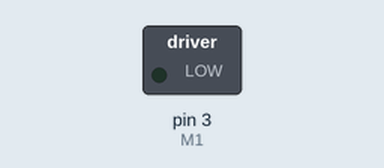
Recording of a sketch running on a simulated Arduino Uno, built with avr-gcc and run on an emulated ATmega328P. Shown: switched loads named in the sketch (green lamp = pin HIGH). Sleep ends after the set time or at an interrupt; what the sketch prints to the serial monitor is not drawn. At 7.0 s the program stops and its outputs stay as they are.

Above: at 0.1 s.
At 1.1 s:
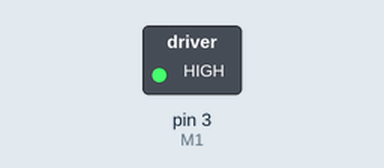
Timing chart, 0 to 7.5 s (numbered marks = the images above):
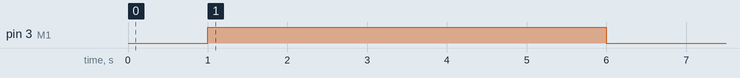

The sketch:

Solar-irrigation.ino
```cpp
//#        Motor A  ->  Screw terminal close to E1 driver pin
// #        Motor B  ->  Screw terminal close to E2 driver pin
// #
// # Note: You should connect the GND pin from the DF-MD v1.3 to your MCU controller. They should share the GND pins.
// #

#include <avr/sleep.h>
#include <avr/power.h>
#include <avr/wdt.h>

int M1 = 3;
int flag_One=0;

void setup()
{
    pinMode(M1, OUTPUT);
    Serial.begin(9600);
    flag_One=0;
}

void loop()
{

  // put your main code here, to run repeatedly:
    if(flag_One==0)
    {
      int data_water=analogRead(A0);
      Serial.println(data_water);
      delay(1000);
      flag_One=1;

      if(data_water>500)
        {
        analogWrite(M1,255);
        delay(5000);
        analogWrite(M1,0);
        delay(1000);
        set_sleep_mode(SLEEP_MODE_PWR_DOWN);
        sleep_enable();
        sleep_mode(); //Entre dans le mode veille choisi
  //le micro passe en sommeil pour 8 secondes
         }
        else{}
    }

    else{}

}
```

Measured:
- by itself, pin 3 (M1): LOW → HIGH at 1.0 s, → LOW 5.0 s later
